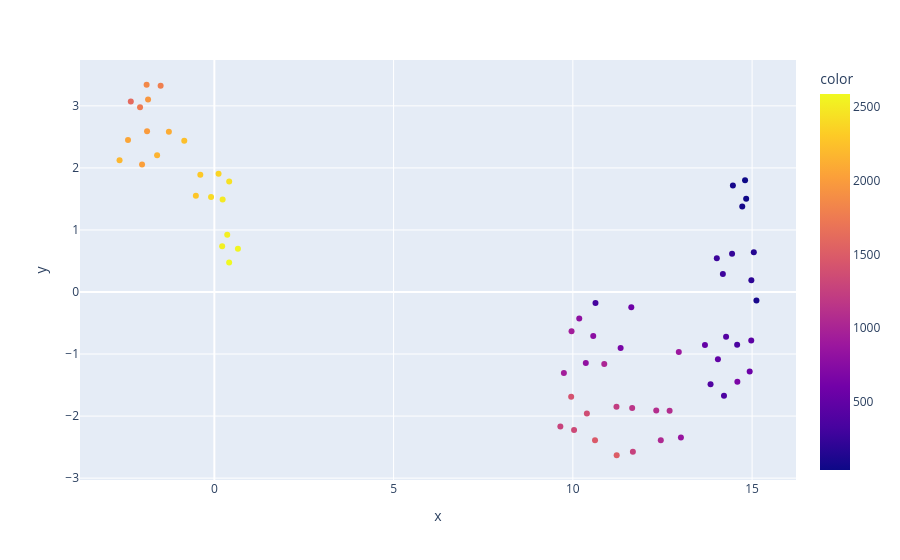

The notebook cell this image was saved under:
### Code cell
# Интересно взять точку с кластера, построить микроструктуру и сравнить их с другими кластерами
# Выдвигаю гипотезу, что 
fig = px.scatter(
    x=umap_embedding[:, 0],
    y=umap_embedding[:, 1],
    color=A_ds["young_module"]
)
fig.show()
#fig.colorbar(img, ax=ax, label="$f_2$, MPa", orientation="horizontal")
